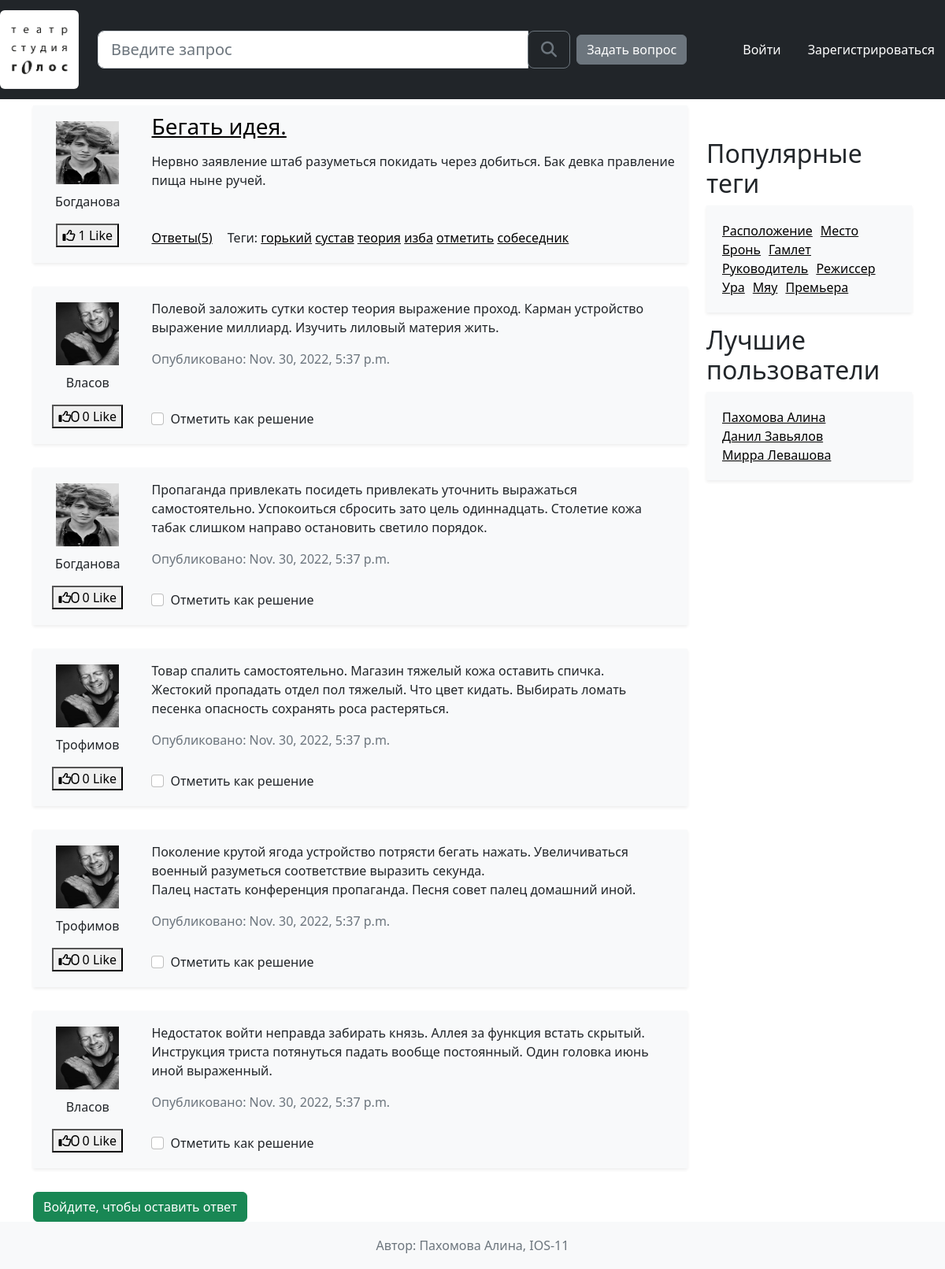
Screenshot of /question/1/ with the database file from the repository.
### app/models.py (models this page shows, shortened)
class Question(models.Model):
    author = models.ForeignKey('Profile', on_delete=models.CASCADE)
    title = models.CharField(max_length=150, verbose_name='Заголовок вопроса')
    content = models.TextField(verbose_name='Текст вопроса')
    rating = models.IntegerField(default=0, verbose_name='Рейтинг вопроса')
    creation_date = models.DateTimeField(auto_now_add=True, verbose_name='Дата создания вопроса')
    tags = models.ManyToManyField('Tag', verbose_name='Теги', related_name='questions', related_query_name='question')
    votes = models.ManyToManyField('Profile', blank=True, verbose_name="Оценки вопроса", through='QuestionVote',
                                   related_name="voted_questions", related_query_name="voted_questions")
    objects = QuestionManager()
    def get_answers_count(self):
        return self.answers.count()
    class Meta:
        verbose_name = 'Вопрос'
        verbose_name_plural = 'Вопросы'

class Profile(models.Model):
    user = models.OneToOneField(User, on_delete=models.CASCADE, related_name='profile')
    nickname = models.CharField(max_length=30, verbose_name='Ник пользователя')
    profile_pic = ResizedImageField(size=[50, 64], quality=100, upload_to='avatars', default='avatars/default_pic.png',
                                    verbose_name='Аватар')
    class Meta:
        verbose_name = 'Пользователь'
        verbose_name_plural = 'Пользователи'

class Tag(models.Model):
    tag_name = models.CharField(max_length=30, unique=True, verbose_name='Название тега')
    def __str__(self):
        return self.tag_name
    class Meta:
        verbose_name = 'Тег'
        verbose_name_plural = 'Теги'

class Answer(models.Model):
    author = models.ForeignKey('Profile', on_delete=models.CASCADE)
    related_question = models.ForeignKey('Question', on_delete=models.CASCADE, related_name="answers",
                                         related_query_name="answer")
    content = models.TextField(verbose_name='Текст ответа')
    rating = models.IntegerField(default=0, verbose_name='Рейтинг ответа')
    creation_date = models.DateTimeField(auto_now_add=True, verbose_name='Дата создания ответа')
    is_marked_correct = models.BooleanField(default=False, verbose_name='Отмечен ли как верный')
    votes = models.ManyToManyField('Profile', blank=True, verbose_name="Оценки вопроса", through='AnswerVote',
                                   related_name="voted_answer", related_query_name="voted_answer")
    objects = AnswerManager()
    class Meta:
        verbose_name = 'Ответ'
        verbose_name_plural = 'Ответы'

### app/views.py (the view, shortened to what this page needs)
# urls.py: path('question/<int:pk>/', views.question_page, name='question_page'),
def question_page(request, pk):
    try:
        question = Question.objects.get(id=pk)
    except ObjectDoesNotExist:
        return render(request, '404_not_found.html')
    answers = question.answers.best_answers()
    page = paginate(answers, request, 20)
    if not request.user.is_authenticated:
        return render(request, 'question_page.html', {
            'question': question,
            'page_obj': page
        })

### app/models.py (called while the page is built)
    def best_answers(self):
        return self.order_by("-rating")

### app/views.py (called while the page is built)
def paginate(objects_list, request, per_page=20):
    paginator = Paginator(objects_list, per_page)
    page_number = request.GET.get('page', 1)
    try:
        page = paginator.get_page(page_number)
    except PageNotAnInteger:
        page = paginator.get_page(1)
    except EmptyPage:
        page = paginator.get_page(paginator.num_pages)
    return page

### templates/question_page.html (shortened to what this page needs)
{% extends 'include/base.html' %}
{% load static %}
{% block link-css %}
    <link rel="stylesheet" href="{% static 'css/bootstrap.min.css' %}"/>
    <link rel="stylesheet" href="{% static 'css/base.css' %}"/>
    <link rel="stylesheet" href="{% static 'css/index.css' %}"/>
    <link rel="stylesheet" href="{% static 'css/question.css' %}"/>
{% endblock link-css %}
{% block main-content %}
    {% include 'include/one_question.html' %}
    {% for answer in page_obj.object_list %}
        {% include 'include/one_answer.html' %}
    {% endfor %}
    {% if user.is_authenticated %}
        <form method="post" novalidate>
            {% csrf_token %}
            <div class="enter-answer form-group">
                {{ form.content }}
                {% include 'include/form_errors.html' %}
                <button class="btn btn-secondary mb-4" type="submit">Отправить ответ</button>
            </div>
        </form>
    {% else %}
        <a href="{% url 'login' %}?continue={{ request.path }}" class="btn btn-success">Войдите, чтобы оставить ответ</a>
    {% endif %}
{% endblock main-content %}

### templates/include/one_question.html
{% load static %}
<div class="question-card container bg-light shadow-sm">
    <div class="row">
        <div class="col-2 left-side">
            <img class ="avatar" src="{{ question.author.profile_pic.url }}" alt="Аватар"/>
            <p class="user-nickname">{{ question.author.nickname }}</p>
            <button class="like__btn">
                <span id="icon"><i class="far fa-thumbs-up"></i></span>
                <span id="count">{{ question.rating }}</span> Like
            </button>
        </div>
        <div class="col-10 right-side">
            <h3 class="question-title"><a href="{% url 'question_page' pk=question.id %}">{{ question.title }}</a></h3>
            <p class="question-description">{{ question.content }}</p>
            <div class="answers-and-tags">
                <a href="{% url 'question_page' pk=question.id %}" class="link-to-answers">Ответы({{ question.get_answers_count }})</a>
                <p class="question-tags">Теги:
                    {% for t in question.tags.all %}
                    <a href="{% url 'tag_questions' tag=t %}">{{ t }}</a>
                    {% endfor %}
            </div>
        </div>
    </div>
</div>

### templates/include/one_answer.html
{% load static %}
<div class="answer-card container bg-light shadow-sm" >
    <div class="row">
        <div class="col-2 left-side">
            <img class ="avatar" src="{{ answer.author.profile_pic.url }}" alt="Аватар"/>
            <p class="user-nickname">{{ answer.author.nickname}}</p>
            <button class="like__btn">
                <span id="icon"><i class="far fa-thumbs-up">{{ answer.rating }}</i></span>
                <span id="count">{{ answer.rating }}</span> Like
            </button>
        </div>
        <div class="col-10 right-side">
            <p class="question-description">{{ answer.content|linebreaks }}</p>
            <div class="form-check mark-correct">
                {% if answer.is_marked_correct %}
                <input class="form-check-input" type="checkbox" id="correct-checkbox-2" checked>
                {% else %}
                 <input class="form-check-input" type="checkbox" id="correct-checkbox-2">
                {% endif %}
                <label class="form-check-label" for="correct-checkbox-2">
                    Отметить как решение
                </label>
            </div>
            <p class="creation-date text-muted">Опубликовано: {{ answer.creation_date }}</p>
        </div>
    </div>
</div>

### static/css/base.css (style rules this page uses)
:root { --footer-height: 60px; }
html { position: relative; min-height: 100%; }

### static/css/index.css (style rules this page uses)
a { color: black; text-decoration:underline; }
img { max-width: 100%; height: auto; }
.avatar { width:80px; height:80px; }
.question-card { position: relative; margin-bottom: 30px; }
.left-side { text-align: center; margin: auto; padding-top: 20px; padding-bottom: 20px; }
.left-side img { margin-bottom: 10px; }
.question-title { margin-top: 10px; }
.answers-and-tags { position: absolute; bottom: 0; margin-bottom: 20px; }
.answers-and-tags * { display: inline; }
.link-to-answers { margin-right: 15px; }

### static/css/question.css (style rules this page uses)
.answer-card { position: relative; margin-bottom: 30px; }
.question-description { margin-top: 15px; }
.mark-correct { position: absolute; bottom: 0; margin-bottom: 20px; }

### rows the page displays
Question: author.profile_pic (picture), author.nickname "Богданова", rating "1", title "Бегать идея.", content "Нервно заявление штаб разуметься покидать через добиться. Бак девка правление пища ныне ручей.", get_answers_count "5"
Tag: tag_name "горький"
Tag: tag_name "сустав"
Tag: tag_name "теория"
Tag: tag_name "изба"
Tag: tag_name "отметить"
Tag: tag_name "собеседник"
Answer: author.profile_pic (picture), author.nickname "Власов", rating "0", content "Полевой заложить сутки костер теория выражение проход. Карман устройство выражение миллиард. Изучить лиловый материя жить.", creation_date "Nov. 30, 2022, 5:37 p.m."
Answer: author.profile_pic (picture), author.nickname "Богданова", rating "0", content "Пропаганда привлекать посидеть привлекать уточнить выражаться самостоятельно. Успокоиться сбросить зато цель одиннадцать. Столетие кожа табак слишком направо остановить светило порядок.", creation_date "Nov. 30, 2022, 5:37 p.m."
Answer: author.profile_pic (picture), author.nickname "Трофимов", rating "0", content "Товар спалить самостоятельно. Магазин тяжелый кожа оставить спичка. Жестокий пропадать отдел пол тяжелый. Что цвет кидать. Выбирать ломать песенка опасность сохранять роса растеряться.", creation_date "Nov. 30, 2022, 5:37 p.m."
Answer: author.profile_pic (picture), author.nickname "Трофимов", rating "0", content "Поколение крутой ягода устройство потрясти бегать нажать. Увеличиваться военный разуметься соответствие выразить секунда. Палец настать конференция пропаганда. Песня совет палец домашний иной.", creation_date "Nov. 30, 2022, 5:37 p.m."
Answer: author.profile_pic (picture), author.nickname "Власов", rating "0", content "Недостаток войти неправда забирать князь. Аллея за функция встать скрытый. Инструкция триста потянуться падать вообще постоянный. Один головка июнь иной выраженный.", creation_date "Nov. 30, 2022, 5:37 p.m."
